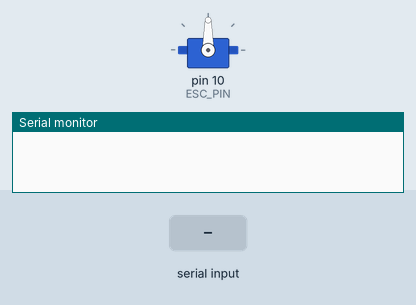
Recording of a sketch running on a simulated Arduino Uno, built with avr-gcc and run on an emulated ATmega328P. On the bench: servo, the last lines printed to the serial monitor. The inputs (shaded band) are chosen by the test bench.

Above: at 1.2 s.
1.3 s: "90,45\n" received over Serial
At 2.2 s:
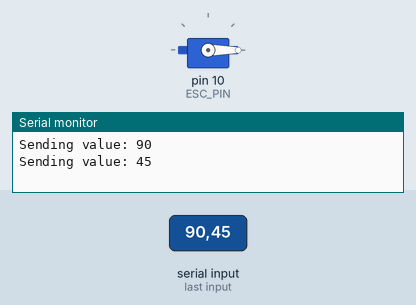
Timing chart, 0 to 4.3 s (numbered marks = the images above; inputs shaded):
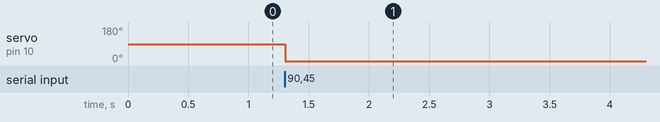

The sketch:

esc_programmer.ino
```cpp
/**@file esc_programmer.ino */
#include <Servo.h>

/** \def ESC_PIN
	The pin number of which the ESC data pin should be connected to.
*/

#define ESC_PIN 10

Servo esc;

/**
 * How to set up the ESC:
 *
 * Connect pins, but don't start ESC	\n
 * Run this code	\n
 * Send signal 2000	\n
 * Hold "set" button on ESC and switch it on	\n
 * Wait for orange solid light	\n
 * Release "set" button and wait for solid red	\n
 * Send signal 700	\n
 * Wait for solid orange	\n
 * Send signal 1000 'neutral'	\n
 * Wait for beep and no light	\n
 * Switch off ESC	\n
 * Turn on ESC, ready to use!
 */

/**
	This function sets up the serial communication, used with e.g. the Arduino Studio Serial monitor
*/
void setup() {
  // put your setup code here, to run once:
  esc.attach(ESC_PIN);
  Serial.begin(9600);
}

/**
	Loops for ever until the Arduino is turned off. Waits for input on the serial communication channel and writes this to the ESC
*/
void loop() {
  if(Serial.available()){
    int value = Serial.parseInt();
    Serial.print("Sending value: ");
    Serial.println(value);
    esc.writeMicroseconds(value);
  }
}
```

Measured:
- after the input at 1.3 s, servo on pin 10 (ESC_PIN): 90° → 0° at once
